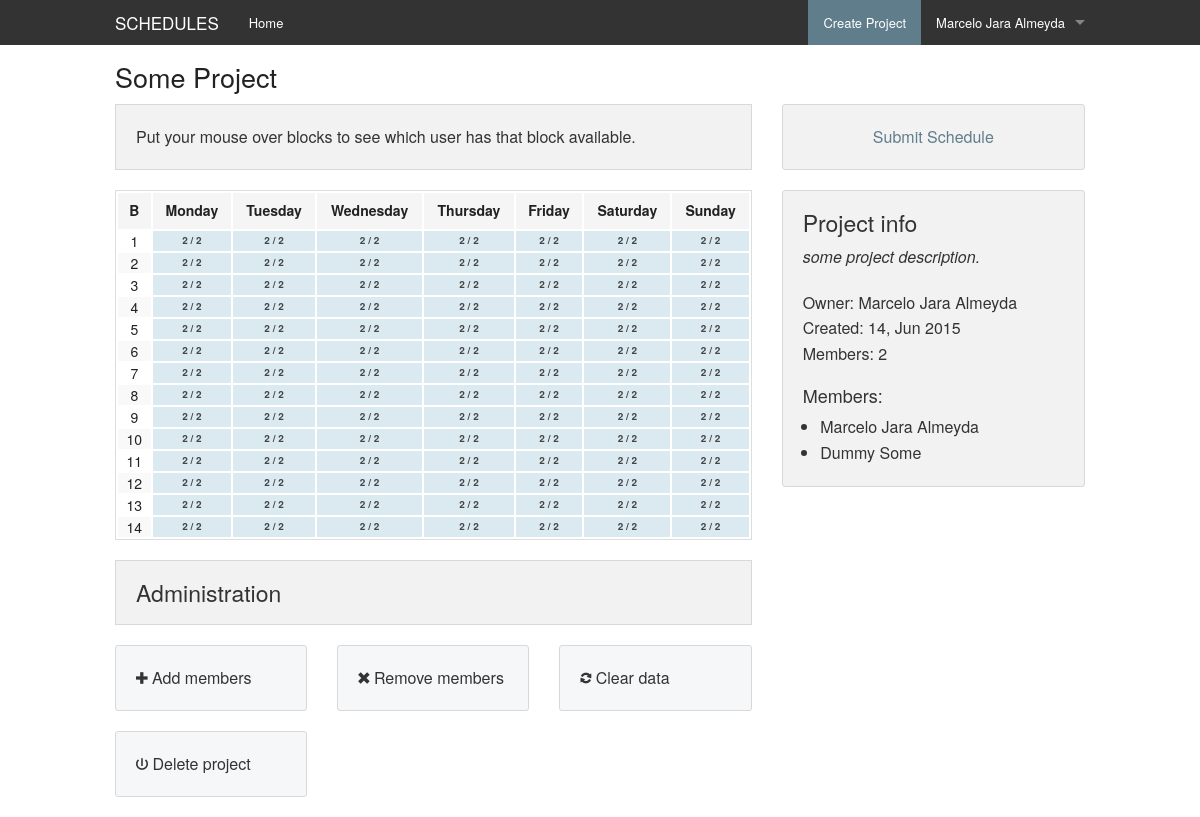
/project/s/some-project_71879380/home (signed in), run on the app's committed database.
### schedules/models.py (models this page shows, shortened)
class Project(models.Model):
    name = models.CharField(max_length=50)
    owner = models.ForeignKey(User, related_name="owner")
    create_time = models.DateTimeField(auto_now_add=True, auto_now=False)
    short_description = models.CharField(max_length=250)
    slug = models.SlugField(unique=True)

class Membership(models.Model):
    user = models.ForeignKey(User)
    project = models.ForeignKey(Project)
    create_time = models.DateTimeField(auto_now_add=True, auto_now=False)
    class Meta:
        unique_together = ['user', 'project']

### schedules/views.py (the view, shortened to what this page needs)
# urls.py: url(r'^project/s/(?P<project_slug>.+?)/all-members', 'schedules.views.query_project_members'),
@login_required
def project(request, project_slug):
    found_project = get_object_or_404(models.Project, slug=project_slug)
    user = request.user
    if not models.Membership.objects.filter(user=user, project=found_project).exists():
        return redirect(reverse(home))
    members = found_project.membership_set.all()
    member_names = set([member.user.get_full_name() for member in members])
    total = len(members)
    block_status = {}
    for member in members:
        blocks = member.occupiedblock_set.all()
    is_owner = request.user.id == found_project.owner.id
    return render(request, 'project.html', {
        'project': found_project,
        'blocks': block_status,
        'block_loops': range(1, 15),
        'day_loops': range(7),
        'total': total,
        'all_members': member_names,
        'is_owner': is_owner
    })

### schedules/templatetags/blocks_extras.py (called while the page is built)
@register.filter
def day(blocks, index):
    if index in blocks:
        return blocks[index]
    return {}

@register.filter
def existblock(blocks, index):
    if index in blocks:
        return True
    return False

@register.filter
def rawblock(blocks, index):
    if index in blocks:
        return blocks[index]
    return None

@register.filter
def percentage(quantity, total):
    if total == 0:
        return 0
    if quantity is None:
        return 100
    return len(quantity) * 100 / total

### schedules/templates/project.html (shortened to what this page needs)
{% extends 'base.html' %}
{% load blocks_extras %}
{% load staticfiles %}
{% block head_extra %}
    <link rel="stylesheet" href="{% static "css/project.css" %}"/>
{% endblock %}
{% block body %}
    <div class="row">
        <div class="large-12 columns">
            <h3>{{ project.name }}</h3>
        </div>
    </div>
    <div class="row">
        <div class="large-8 columns">
            <div class="panel">
                Put your mouse over blocks to see which user has that block available.
            </div>
            <table width="100%" class="schedules-select">
                <thead>
                    <tr>
                        <th class="text-center">B</th>
                        <th class="text-center">Monday</th>
                        <th class="text-center">Tuesday</th>
                        <th class="text-center">Wednesday</th>
                        <th class="text-center">Thursday</th>
                        <th class="text-center">Friday</th>
                        <th class="text-center">Saturday</th>
                        <th class="text-center">Sunday</th>
                    </tr>
                </thead>
                <tbody>
                    {% for i in block_loops %}
                    <tr>
                        <td class="text-center">{{ i }}</td>
                        {% for j in day_loops %}
                            <td class="schedules-block has-tip"
                                data-tooltip
                                aria-haspopup="true"
                                title="{% if blocks|day:j|existblock:i %}
                                    {{ blocks|day:j|block:i|tooltip }}
                                {% else %}
                                    {{ all_members|join:', ' }}
                                {% endif %}">
                                <div class="schedules-block-overlay"
                                     style="width: {{ blocks|day:j|rawblock:i|percentage:total }}%">
                                </div>
                                <div class="schedules-block-info">
                                    {% if blocks|day:j|existblock:i %}
                                        {{ blocks|day:j|block:i|length }} / {{ total }}
                                    {% else %}
                                        {{ total }} / {{ total }}
                                    {% endif %}
                                </div>
                            </td>
                        {% endfor %}
                    </tr>
                    {% endfor %}
                </tbody>
            </table>
            {% if is_owner %}
                <div class="panel">
                    <h4>Administration</h4>
                </div>
                <div class="row">
                    <div class="large-4 columns">
                        <a href="#" class="panel columns callout radius" data-reveal-id="add-users">
                            <i class="fi-plus"></i> Add members
                        </a>
                    </div>
                    <div class="large-4 columns">
                        <a id="remove-members" class="panel columns radius callout" data-reveal-id="remove-users">
                            <i class="fi-x"></i> Remove members
                        </a>
                    </div>
                    <div class="large-4 columns">
                        <a class="panel columns radius callout">
                            <i class="fi-loop"></i> Clear data
                        </a>
                    </div>
                </div>
                <div class="row">
                    <div class="large-4 columns">
                        <a class="panel columns radius callout">
                            <i class="fi-power"></i> Delete project
                        </a>
                    </div>
                </div>
            {% endif %}
        </div>
        <div class="large-4 columns">
            <div class="panel text-center radius">
                <a href="{% url "schedules.views.submit_schedule" project.slug %}">Submit Schedule</a>
            </div>
            <div class="panel radius">
                <h4>Project info</h4>
                <p style="font-style: italic" class="text-justify">
                    {{ project.short_description }}
                </p>
                <ul class="no-bullet">
                    <li>Owner: {{ project.owner.get_full_name }}</li>
                    <li>Created: {{ project.create_time|date:"d, M Y" }}</li>
                    <li>Members: {{ project.membership_set.all|length }}</li>
                </ul>
                <h5>Members:</h5>
                <ul>
                    {% for member in all_members %}
                        <li>{{ member }}</li>
                    {% endfor %}
                </ul>
            </div>
        </div>
    </div>
{% endblock %}

### schedules/templates/base.html (shortened to what this page needs)
<!DOCTYPE html>
{% load staticfiles %}
<html>
<head>
    <link rel="stylesheet" href="{% static 'css/foundation.css' %}"/>
    <link rel="stylesheet" href="{% static 'css/schedules.css' %}"/>
    <link rel="stylesheet" href="{% static 'icons/foundation-icons.css' %}" />
    {% block head_extra %}
    {% endblock %}
</head>
<body>
    <div class="contain-to-grid fixed">
        <nav class="top-bar" data-topbar role="navigation">
            <ul class="title-area">
                <li class="name">
                    <h1><a href="{% url "schedules.views.home" %}">SCHEDULES</a></h1>
                </li>
            </ul>
            <section class="top-bar-section">
                {% if user.is_authenticated %}
                    <ul class="right">
                        <li class="active"><a href="#" data-reveal-id="create-project">Create Project</a></li>
                        <li class="has-dropdown">
                            <a href="#">{{ user.get_full_name }}</a>
                        </li>
                    </ul>
                {% endif %}
                <ul class="left">
                    <li><a href="{% url "schedules.views.home" %}">Home</a></li>
                </ul>
            </section>
        </nav>
    </div>
    <div style="height: 10px">
    </div>
    {% block body %}
    {% endblock %}
</body>
</html>

### static/css/project.css (style rules this page uses)
.schedules-select > tbody > tr > td { padding: 1px; margin: 0; text-align: center; }
.schedules-block { position: relative; cursor: pointer; }
.schedules-block-overlay { position: absolute; width: 0; background-color: #dbe9f1; height: 100%; top: 0; left: 0; }
.schedules-block-info { position: absolute; top: 0; left: 0; width: 100%; text-align: center; color: #444; height: 100%; vertical-align: middle; font-size: 10px; }
.has-tip { text-underline: none; border: 0; }

### data on the page
Project: name "Some Project", short_description "some project description.", owner.get_full_name "Marcelo Jara Almeyda", create_time "14, Jun 2015", membership_set.all|length "2"

### other printed values
{{ user.get_full_name }} "Marcelo Jara Almeyda"
{{ i }} "1" "2" "3" "4" "5" "6" "7" "8" "9" "10" "11" "12" "13" "14"
{{ total }} "2" "2" "2" "2" "2" "2" "2" "2" "2" "2" "2" "2" "2" "2" "2" "2" "2" "2" "2" "2" "2" "2" "2" "2" "2" "2" "2" "2" "2" "2" "2" "2" "2" "2" "2" "2" "2" "2" "2" "2" "2" "2" "2" "2" "2" "2" "2" "2" "2" "2" "2" "2" "2" "2" "2" "2" "2" "2" "2" "2" "2" "2" "2" "2" "2" "2" "2" "2" "2" "2" "2" "2" "2" "2" "2" "2" "2" "2" "2" "2" "2" "2" "2" "2" "2" "2" "2" "2" "2" "2" "2" "2" "2" "2" "2" "2" "2" "2"
{{ member }} "Marcelo Jara Almeyda" "Dummy Some"
